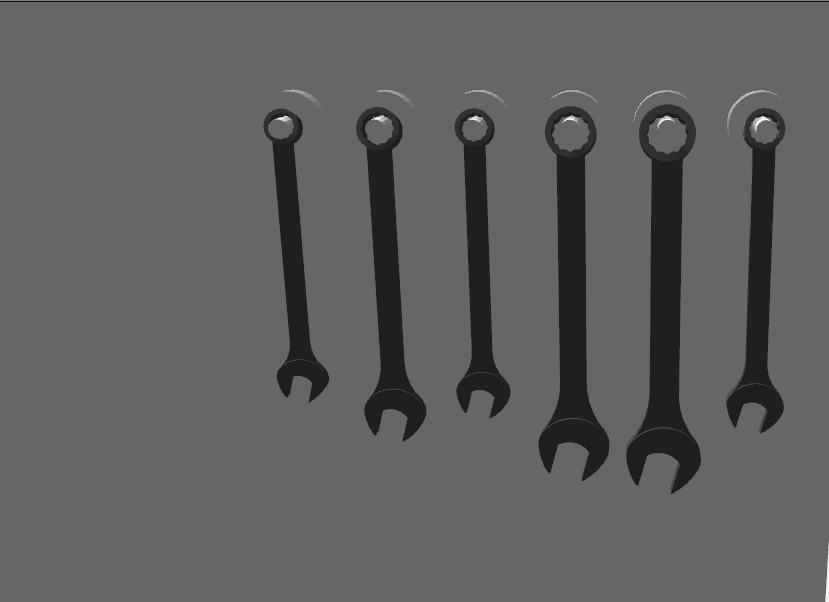
#> input picture arm_nav_correct/scripts/wrench.png, 829 x 602 px
$ python test.py   (Python 2 division)   (older library calls are emulated)
#> lines starting #> are read from the running program, lines starting #| are printed output that depends on the picture; long printed decimals are rounded
import cv2
import cv2.cv as cv
import numpy as np

img = cv2.imread('wrench.png',0)
#> img is the input picture: shape (602, 829); min 16, max 255, mean 94.6
sz = np.shape(img)
#> sz = (602, 829)
print sz[0]/2
#| 301
print sz[1]/2
#| 414

img = cv2.medianBlur(img,5)
cimg = cv2.cvtColor(img,cv2.COLOR_GRAY2BGR)

font = cv2.FONT_HERSHEY_SIMPLEX

circles = cv2.HoughCircles(img, cv2.cv.CV_HOUGH_GRADIENT,1,20,param1=50, param2=30, minRadius=0, maxRadius=100)
#> circles = [[569.5, 131.5, 25.2], [764.5, 128.5, 20.2], [280.5, 125.5, 17.9], [667.5, 131.5, 28], [377.5, 128.5, 21.8], [473.5, 126.5, 18.5]]
#print circles

# printout number of detected circles
#nc = np.size(circles)/3
#print nc
sp = np.shape(circles)
#> sp = (1, 6, 3)
nc = sp[1]
#> nc = 6
print sp
#| (1, 6, 3)
print nc
#| 6

data = np.uint16(np.around(circles)).reshape(-1,3)
#> data = [[570, 132, 25], [764, 128, 20], [280, 126, 18], [668, 132, 28], [378, 128, 22], [474, 126, 18]]
print data
#| [[570 132  25]
#|  [764 128  20]
#|  [280 126  18]
#|  [668 132  28]
#|  [378 128  22]
#|  [474 126  18]]
#print data[0,0]
print data[0,:]
#| [570 132  25]

dists = np.zeros(nc)
#> dists = [0, 0, 0, 0, 0, 0]
mindist = 2000
idx = 0
for i in range(nc):
    dists[i] = np.sqrt((data[i,0]-sz[1]/2)**2 + (data[i,1]-sz[0]/2)**2)
    if (dists[i] < mindist):
	mindist = dists[i]
	idx = i
#> after the loop, dists = [230, 390.4, 220.4, 305.1, 176.7, 185]; idx = 4; mindist = 176.7
print dists
#| [229.993 390.422 220.411 305.085 176.706
#|  185.        ]
print mindist
#| 176.706
print idx
#| 4

best = data[idx]
#> best = [378, 128, 22]
print best
#| [378 128  22]
# [13 lines of commented-out code are left out]

for i in circles[0,:]:
    cv2.circle(cimg, (i[0],i[1]), i[2], (0,255,0), 2)
    cv2.circle(cimg, (i[0],i[1]), 2, (0,0,255), 3)
    cv2.circle(cimg, (sz[1]/2,sz[0]/2), 2, (0,0,255), 3)
#> this loop made 6 passes
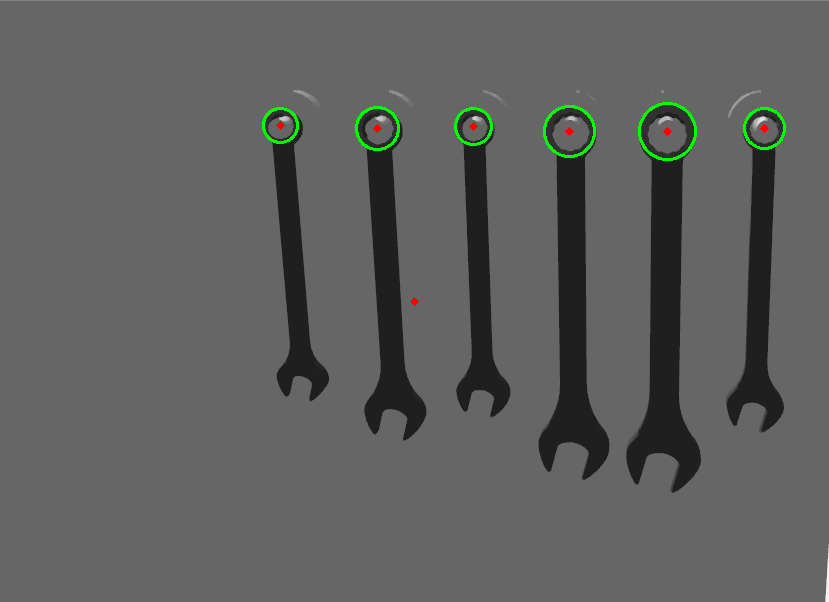
#> cimg: shape (602, 829, 3); mean B, G, R 94.3, 95.6, 94.5
cv2.putText(cimg, 'Image size is: ' + str(sz[0]) + "x" + str(sz[1]),  (10,30), font, 1, (255,0,0))
cv2.putText(cimg, 'The closest circle is: ' + str(best[0]) + "x" + str(best[1]),  (10,60), font, 1, (255,0,0))
cv2.putText(cimg, 'Number of detected circles: ' + str(nc),  (10,90), font, 1, (255,0,0))
cv2.circle(cimg, (best[0],best[1]), best[2], (0,0,255), 2)
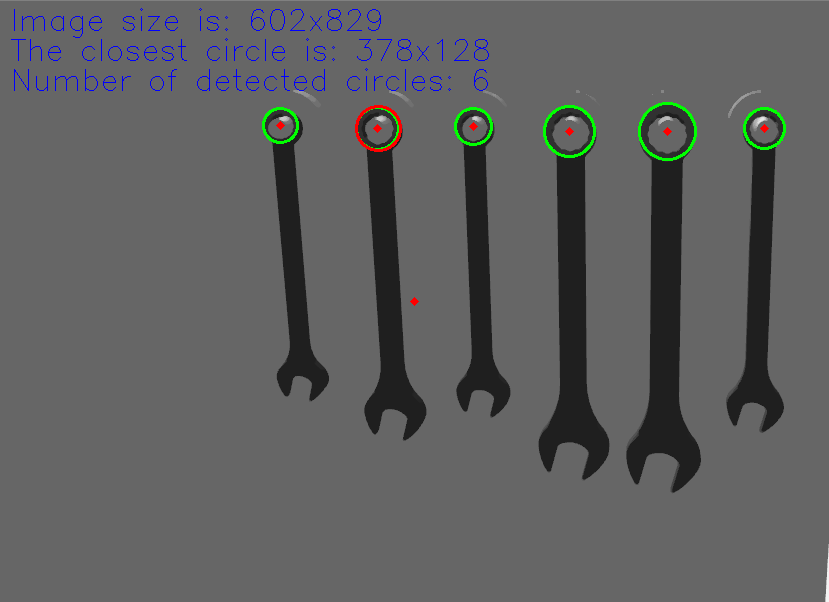
#> cimg: shape (602, 829, 3); mean B, G, R 95.2, 94.9, 94.1


cv2.imshow('detected circle', cimg)
cv2.waitKey(0)
cv2.destroyAllWindows(0)
